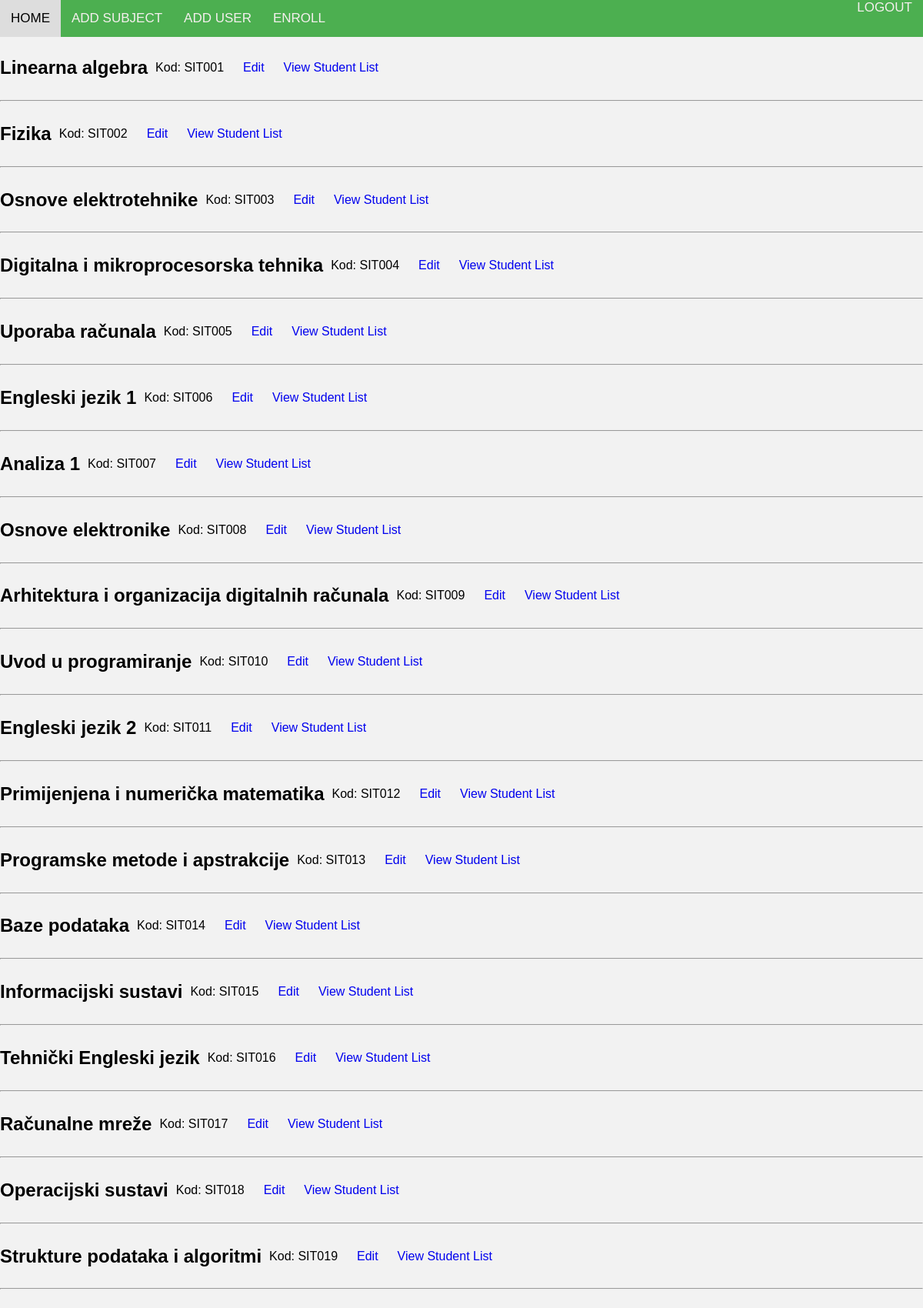
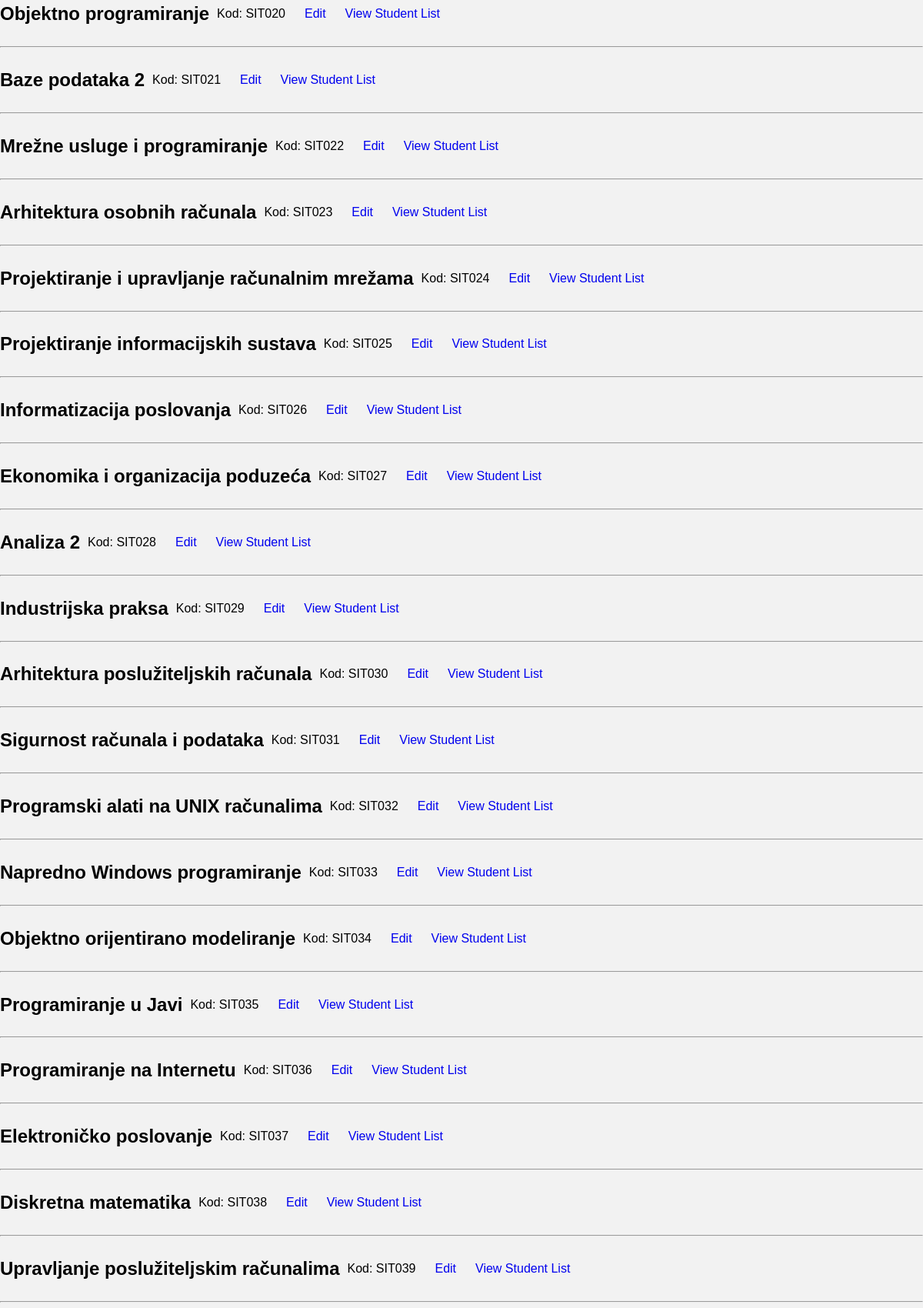
The app's page /subjects/ (signed in, upper part) with its own data (2 pictures, top to bottom).
### EnrollmentApp/models.py (models this page shows, shortened)
class Predmeti(models.Model):
    IZBORNI = (('da', 'da'), ('ne', 'ne'))
    name = models.CharField(max_length=50)
    kod = models.CharField(max_length=10)
    program = models.TextField(max_length=50,null=False)
    ects = models.IntegerField(null=False)
    sem_red = models.IntegerField(null=False)
    sem_izv = models.IntegerField(null=False)
    izborni = models.CharField(max_length=10, choices=IZBORNI)
    nositelj = models.ForeignKey(Korisnici, on_delete=models.SET_NULL, null=True, default=None)

### EnrollmentApp/views.py (the view)
# urls.py: path('subjects/', lista_predmeta, name='lista_predmeta'),
@login_required
@user_passes_test(check_admin)
def lista_predmeta(request):
    predmeti = Predmeti.objects.all()
    return render(request, 'lista_predmeta.html', {'predmeti': predmeti})

### EnrollmentApp/views.py (called while the page is built)
def check_admin(user):
    return user.role == 'administrator'

### EnrollmentApp/templates/lista_predmeta.html (shortened to what this page needs)
{% load static %}
<!DOCTYPE html>
<html>
  <head>
    <link
      rel="stylesheet"
      type="text/css"
      href="{% static 'css/style.css' %}"
    />
  </head>
<body>
    <nav>
        <div class="nav-left">
          <a href="{% url 'success' %}">HOME</a>
          <a href="{% url 'add_subject' %}">ADD SUBJECT</a>
          <a href="{% url 'add_user' %}">ADD USER</a>
          <a href="{% url 'create_enrollment' %}"> ENROLL</a>
        </div>
        <div class="nav-right">
          <a href="{% url 'logout' %}" class="logout">LOGOUT</a>
        </div>
    </nav>
    <br>
    <br>
    <br>
    {% for predmet in predmeti %}
    <div class="predmet-info">
        <h2>{{ predmet.name }}</h2>
        <p>Kod: {{ predmet.kod }}</p>
        <a href="{% url 'promjena_predmeta' predmet.id %}" class="list" >Edit</a>
        <a href="{% url 'popis_studenata' predmet.id %}" class="list">View Student List</a>
    </div>
    <hr>
{% endfor %}
</body>
</html>

### static/css/style.css (style rules this page uses)
body { font-family: Arial, sans-serif; background-color: #f2f2f2; margin: 0px; padding: 0px; }
nav { position: fixed; overflow: hidden; top: 0; width: 100%; display: flex; flex-wrap: wrap; background-color: #4caf50; color: rgb(245, 239, 238); z-index: 100; }
.nav-left { display: flex; }
.nav-right { margin-left: auto; }
nav a { text-align: center; padding: 14px; text-decoration: none; font-size: 17px; overflow: hidden; color: rgb(245, 239, 238); }
.predmet-info { display: flex; align-items: center; }
.predmet-info h2, .predmet-info p, .predmet-info a { margin-right: 10px; }
.list { text-decoration: none; }

### records on screen
Predmeti: name "Linearna algebra", kod "SIT001"
Predmeti: name "Fizika", kod "SIT002"
Predmeti: name "Osnove elektrotehnike", kod "SIT003"
Predmeti: name "Digitalna i mikroprocesorska tehnika", kod "SIT004"
Predmeti: name "Uporaba računala", kod "SIT005"
Predmeti: name "Engleski jezik 1", kod "SIT006"
Predmeti: name "Analiza 1", kod "SIT007"
Predmeti: name "Osnove elektronike", kod "SIT008"
Predmeti: name "Arhitektura i organizacija digitalnih računala", kod "SIT009"
Predmeti: name "Uvod u programiranje", kod "SIT010"
Predmeti: name "Engleski jezik 2", kod "SIT011"
Predmeti: name "Primijenjena i numerička matematika", kod "SIT012"
Predmeti: name "Programske metode i apstrakcije", kod "SIT013"
Predmeti: name "Baze podataka", kod "SIT014"
Predmeti: name "Informacijski sustavi", kod "SIT015"
Predmeti: name "Tehnički Engleski jezik", kod "SIT016"
Predmeti: name "Računalne mreže", kod "SIT017"
Predmeti: name "Operacijski sustavi", kod "SIT018"
Predmeti: name "Strukture podataka i algoritmi", kod "SIT019"
Predmeti: name "Objektno programiranje", kod "SIT020"
Predmeti: name "Baze podataka 2", kod "SIT021"
Predmeti: name "Mrežne usluge i programiranje", kod "SIT022"
Predmeti: name "Arhitektura osobnih računala", kod "SIT023"
Predmeti: name "Projektiranje i upravljanje računalnim mrežama", kod "SIT024"
Predmeti: name "Projektiranje informacijskih sustava", kod "SIT025"
Predmeti: name "Informatizacija poslovanja", kod "SIT026"
Predmeti: name "Ekonomika i organizacija poduzeća", kod "SIT027"
Predmeti: name "Analiza 2", kod "SIT028"
Predmeti: name "Industrijska praksa", kod "SIT029"
Predmeti: name "Arhitektura poslužiteljskih računala", kod "SIT030"
Predmeti: name "Sigurnost računala i podataka", kod "SIT031"
Predmeti: name "Programski alati na UNIX računalima", kod "SIT032"
Predmeti: name "Napredno Windows programiranje", kod "SIT033"
Predmeti: name "Objektno orijentirano modeliranje", kod "SIT034"
Predmeti: name "Programiranje u Javi", kod "SIT035"
Predmeti: name "Programiranje na Internetu", kod "SIT036"
Predmeti: name "Elektroničko poslovanje", kod "SIT037"
Predmeti: name "Diskretna matematika", kod "SIT038"
Predmeti: name "Upravljanje poslužiteljskim računalima", kod "SIT039"
